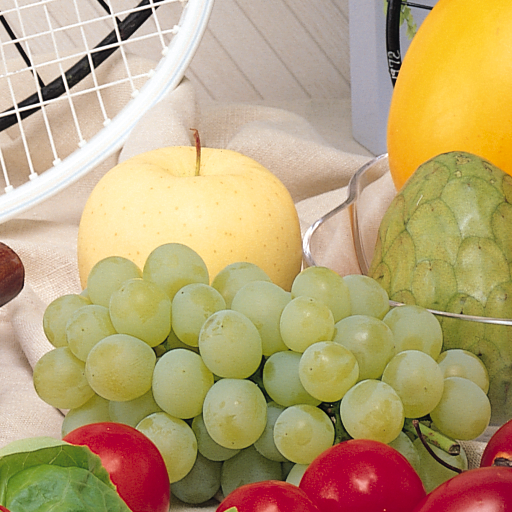
#> input picture images/fruits.png, 512 x 512 px
$ jupyter execute --allow-errors Tutorial2COMP478.ipynb
#> lines starting #> are read from the running program, lines starting #| are printed output that depends on the picture
[cell 1]
import matplotlib.pyplot as plt
import numpy as np
import cv2
from google.colab.patches import cv2_imshow
import os

print(cv2.__version__, cv2.__spec__)
#print(cv2.getBuildInformation())

**Mount Google Drive: First mount and authenticate yourself with the following code**

[cell 2]
from google.colab import drive
drive.mount('/content/drive')

[cell 3]
# After executing the cell above, Drive
# files will be present in "/content/drive/My Drive".
#Second change your current folder to point working folder My Drive
os.chdir("/content/drive/My Drive/")
os.listdir()

**Image Processing Fundamentals**

[cell 4]
I = cv2.imread('./images/fruits.png')
#> I is the input picture: shape (512, 512, 3); mean B, G, R 118.3, 163.3, 185.5
I = cv2.cvtColor(I, cv2.COLOR_BGR2RGB)

#Image translation
rows,cols, ch = I.shape
#> rows = 512; cols = 512; ch = 3
tx = 100; ty = 50
M = np.float32([[1,0,tx],[0,1,ty]])
I_trans = cv2.warpAffine(I,M,(cols,rows))
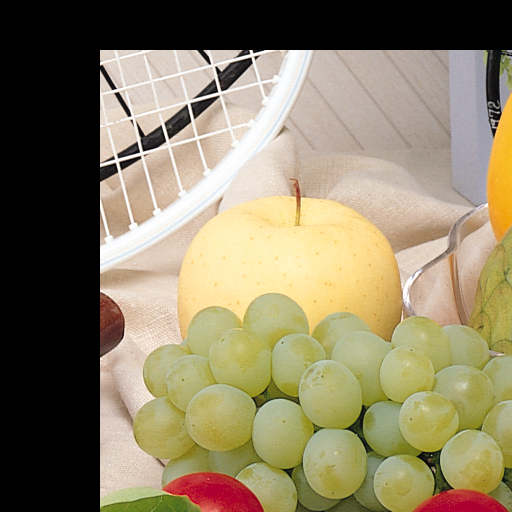
#> I_trans: shape (512, 512, 3); mean R, G, B 139.2, 128.3, 100.4

plt.subplot(121), plt.imshow(I), plt.axis('off')
plt.subplot(122), plt.imshow(I_trans), plt.axis('off')
plt.tight_layout(pad=1)
plt.show()

[cell 5]
#Image rotation
rows,cols, ch = I.shape
theta = 45
M = cv2.getRotationMatrix2D((cols/2,rows/2),theta,1)
I_rot = cv2.warpAffine(I,M,(cols,rows))
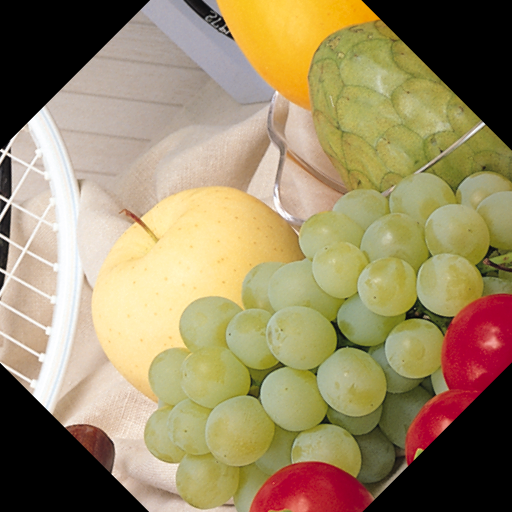
#> I_rot: shape (512, 512, 3); mean R, G, B 154.7, 137.8, 101.4

plt.subplot(121), plt.imshow(I), plt.axis('off')
plt.subplot(122), plt.imshow(I_rot), plt.axis('off')
plt.tight_layout(pad=1)
plt.show()
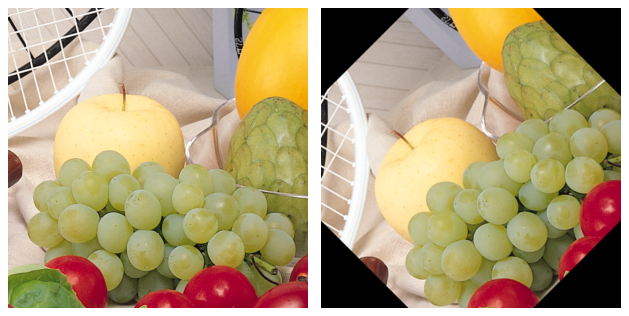
#> figure drawn by matplotlib, 2 panels

[cell 6]
#Image scaling
rows,cols, ch = I.shape
cx = .5; cy = .5
M = np.float32([[cx,0,0],[0,cy,0]])
I_scale = cv2.warpAffine(I,M,(cols,rows))
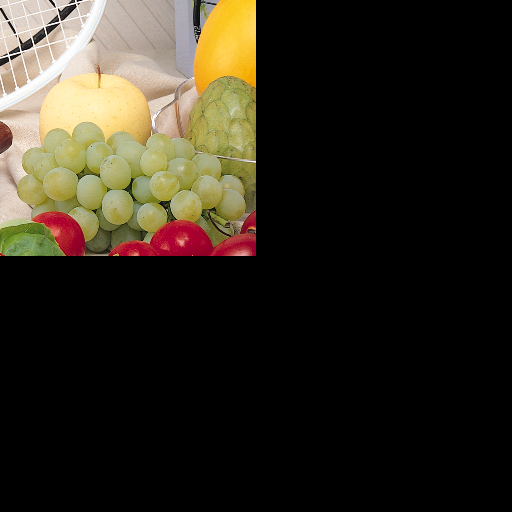
#> I_scale: shape (512, 512, 3); mean R, G, B 46.4, 40.9, 29.6

plt.subplot(121), plt.imshow(I), plt.axis('off')
plt.subplot(122), plt.imshow(I_scale), plt.axis('off')
plt.tight_layout(pad=1)
plt.show()

[cell 7]
#Vertical shearing
rows,cols, ch = I.shape
sv = .5
M = np.float32([[1,sv,0],[0,1,0]])
I_vshear = cv2.warpAffine(I,M,(cols,rows))
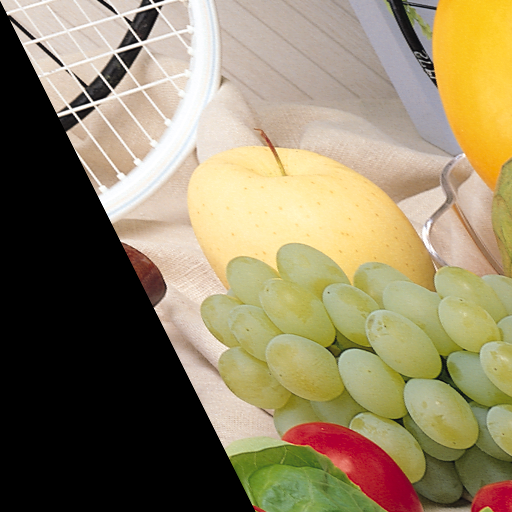
#> I_vshear: shape (512, 512, 3); mean R, G, B 144.4, 131.4, 100.1

plt.subplot(121), plt.imshow(I), plt.axis('off')
plt.subplot(122), plt.imshow(I_vshear), plt.axis('off')
plt.tight_layout(pad=1)
plt.show()

[cell 8]
#Horizontal shearing
rows,cols, ch = I.shape
sh = .5
M = np.float32([[1,0,0],[sh,1,0]])
I_hshear = cv2.warpAffine(I,M,(cols,rows))
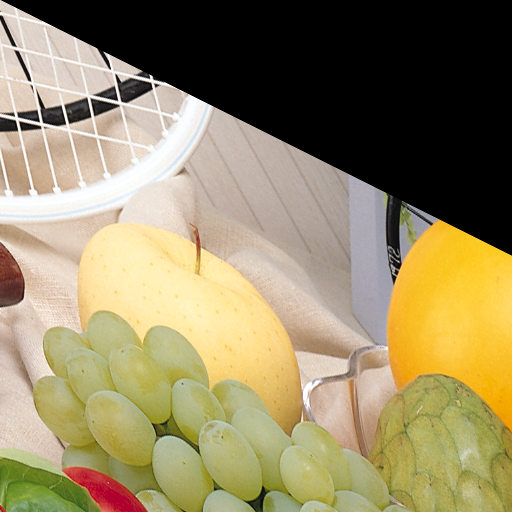
#> I_hshear: shape (512, 512, 3); mean R, G, B 149, 136.5, 100.7

plt.subplot(121), plt.imshow(I), plt.axis('off')
plt.subplot(122), plt.imshow(I_hshear), plt.axis('off')
plt.tight_layout(pad=1)
plt.show()

[cell 9]
#Image Flipping
I = cv2.imread('./images/lenacolor256.png')
#> (the rest of this cell did not finish here and is left out)

[cell 10]
#Image Warp
from skimage.transform import warp, swirl
I = cv2.imread('./images/cat.png')
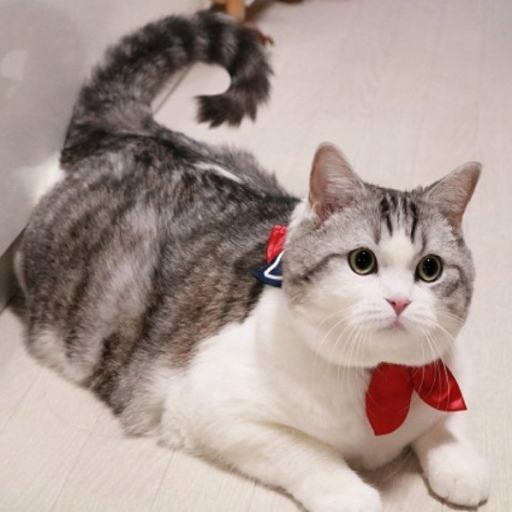
#> input picture images/cat.png, 512 x 512 px
#> I is the input picture: shape (512, 512, 3); mean B, G, R 148, 153.9, 170.7
I = cv2.cvtColor(I, cv2.COLOR_BGR2RGB)
def swirling(xy, x0, y0, R):
    r = np.sqrt((xy[:,1]-x0)**2 + (xy[:,0]-y0)**2)
    a = np.pi*r / R
    xy[:, 1], xy[:, 0] = (xy[:, 1]-x0)*np.cos(a) + (xy[:, 0]-y0)*np.sin(a) + x0, -(xy[:, 1]-x0)*np.sin(a) + (xy[:, 0]-y0)*np.cos(a) + y0
    return xy

I_warped = warp(I, swirling, map_args={'x0':250, 'y0':250, 'R':200})
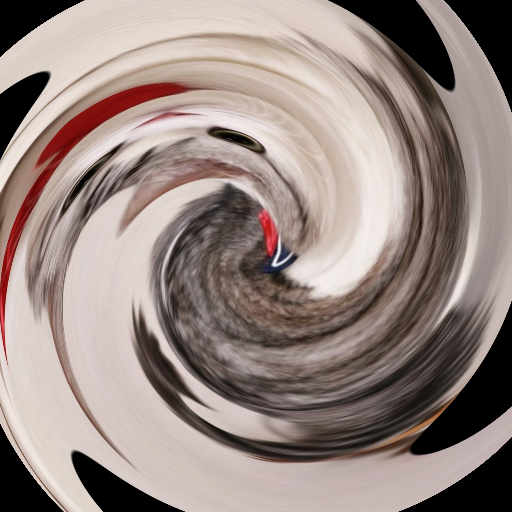
#> I_warped: shape (512, 512, 3) float64; mean R, G, B 0.592, 0.533, 0.512

plt.subplot(121), plt.imshow(I), plt.axis('off'),
plt.subplot(122), plt.imshow(I_warped),  plt.axis('off')
plt.tight_layout(pad=.5)
plt.show()

[cell 11]
#Image Swirl
I_swirl = swirl(I, rotation=0, strength=20, radius=120)
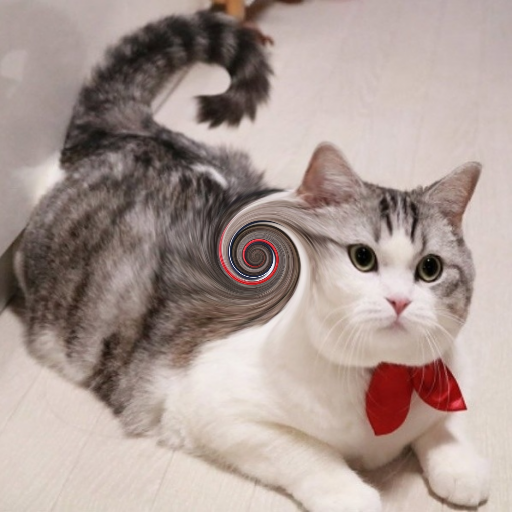
#> I_swirl: shape (512, 512, 3) float64; mean R, G, B 0.669, 0.604, 0.58

plt.subplot(121), plt.imshow(I), plt.axis('off'),
plt.subplot(122), plt.imshow(I_swirl),  plt.axis('off')
plt.tight_layout(pad=.5)
plt.show()

[cell 12]
#Image Affine Transformation
rows, cols = I.shape[:2]
#src_points = np.float32([[0,0], [cols-1,0], [0,rows-1], [cols-1,rows-1]])
#dst_points = np.float32([[0,0], [cols-1,0], [int(0.33*cols),rows-1], [int(0.66*cols),rows-1]])
src_points = np.float32([[0,0], [0,rows-1], [cols/2,0], [cols/2,rows-1]])
#> src_points = [[0, 0], [0, 511], [256, 0], [256, 511]]
dst_points = np.float32([[0,100], [0,rows-101], [cols/2,0], [cols/2,rows-1]])
projective_matrix = cv2.getPerspectiveTransform(src_points, dst_points)
I_affine = cv2.warpPerspective(I, projective_matrix, (cols,rows))
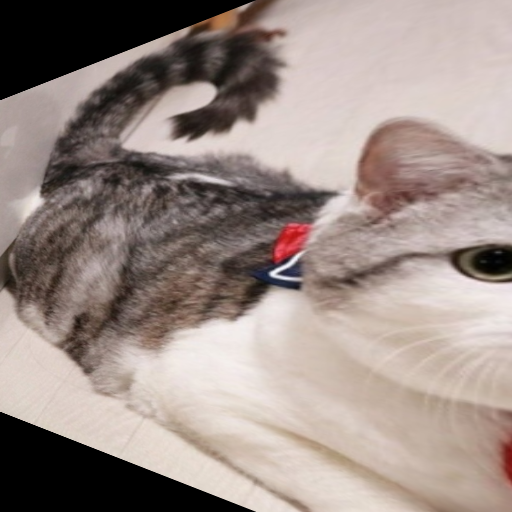
#> I_affine: shape (512, 512, 3); mean R, G, B 155.2, 140.8, 134.8

plt.subplot(121), plt.imshow(I), plt.axis('off'),
plt.subplot(122), plt.imshow(I_affine),  plt.axis('off')
plt.tight_layout(pad=.5)
plt.show()
